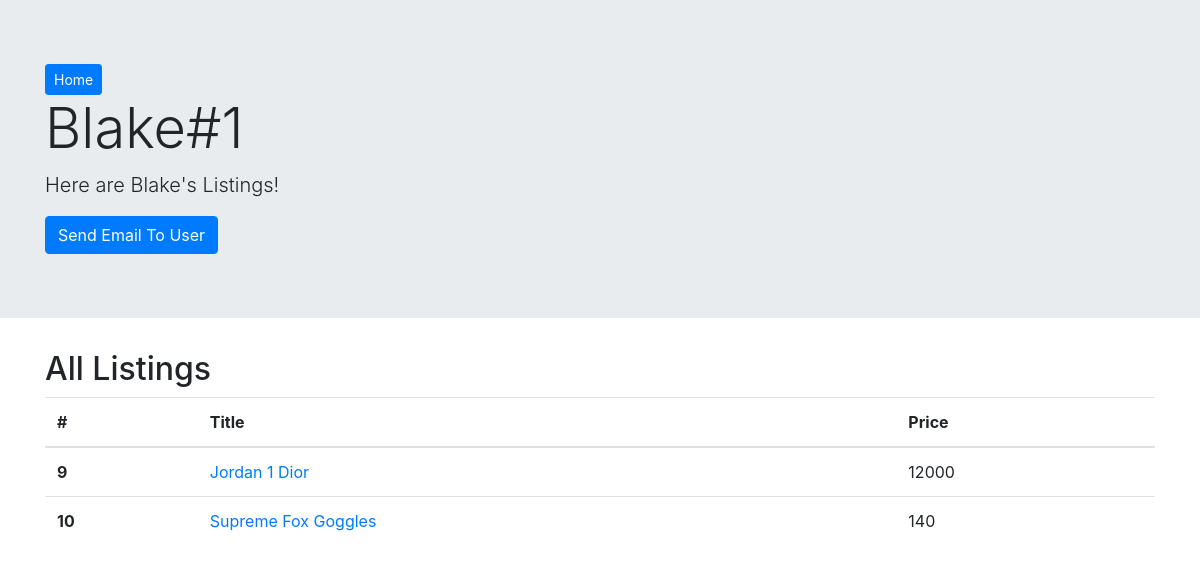
Page /user/1 on the committed database.
### main/models.py (models this page shows, shortened)
class User(models.Model):
    first = models.CharField(max_length=45)
    last = models.CharField(max_length=45)
    email = models.TextField()
    password = models.TextField()
    created_at = models.DateTimeField(auto_now_add=True)
    updated_at = models.DateTimeField(auto_now=True)
    objects = UserManager()

class Listing(models.Model):
    title = models.CharField(max_length=100)
    desc = models.TextField()
    img = models.FileField()
    posted_by = models.ForeignKey(User, related_name='posted', on_delete=models.CASCADE)
    price = models.IntegerField()
    condition = models.CharField(max_length=10)
    location = models.CharField(max_length=15)
    watching = models.ManyToManyField(User, related_name='watching')
    created_at = models.DateTimeField(auto_now_add=True)
    updated_at = models.DateTimeField(auto_now=True)

### main/views.py (the view)
# urls.py: path('user/<int:num>', views.user),
def user(request, num):
    view_user = User.objects.get(id=num)
    context ={
        'view_user': view_user,
        'all_listings': Listing.objects.all()
    }
    return render(request, 'user.html', context)

### main/templates/user.html (shortened to what this page needs)
<!doctype html>
<html lang="en">
<head>
    <link rel="stylesheet" href="https://maxcdn.bootstrapcdn.com/bootstrap/4.0.0/css/bootstrap.min.css"
>
</head>
<body>
    <div class="jumbotron jumbotron-fluid">
        <div class="container">
            <a href="/dashboard" class="btn btn-primary btn-sm">Home</a>
            <h1 class="display-4">{{view_user.first}}#{{view_user.id}}</h1>
            <p class="lead">Here are {{view_user.first}}'s Listings!</p>
            <a class='btn btn-primary' href = "mailto: {{view_user.email}}">Send Email To User</a>
        </div>
    </div>
    <div class="container">
        <h2>All Listings</h2>
        <table class="table">
            <thead>
                <tr>
                    <th scope="col">#</th>
                    <th scope="col">Title</th>
                    <th scope="col">Price</th>
                </tr>
            </thead>
            <tbody>
                <tr>{% for Listing in all_listings %}
                    {% if view_user.id == Listing.posted_by.id %}
                    <th scope="row">{{Listing.id}}</th>
                    <td><a href="/view/{{Listing.id}}">{{Listing.title}}</a></td>
                    <td>{{Listing.price}}</td>
                    {% endif %}
                </tr>{% endfor %}
            </tbody>
        </table>
    </div>
</body>
</html>

### rows in the picture
User: first "Blake", id "1"
Listing: id "9", title "Jordan 1 Dior", price "12000"
Listing: id "10", title "Supreme Fox Goggles", price "140"
